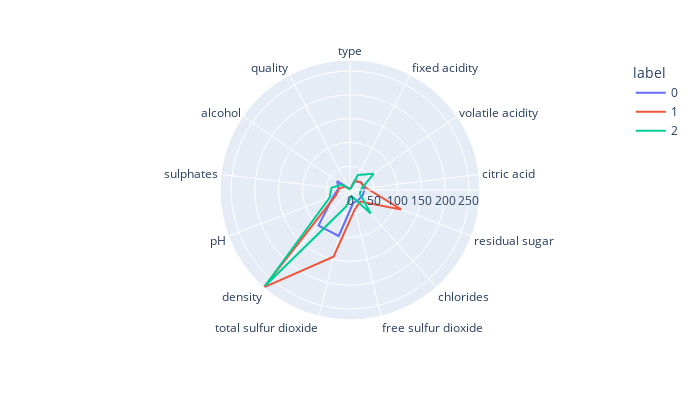

Notebook source saved alongside this figure:
### Code cell
# Visualising the clusters in with infinite features

import plotly.express as px

a = io.open('wine-quality-white-and-red.csv', encoding='latin-1')
df = pd.read_csv(a)
df = df.take([10*i for i in range(649)], axis = 0)
df = df.apply(LabelEncoder().fit_transform)

kmeans = KMeans(
        n_clusters=3, init="k-means++",
        n_init=10,
        tol=1e-04, random_state=42
    )
kmeans.fit(X)

df['label']=kmeans.labels_
polar=df.groupby("label").mean().reset_index()
polar=pd.melt(polar,id_vars=["label"])
fig4 = px.line_polar(polar, r="value", theta="variable", color="label", line_close=True,height=400,width=700)
fig4.show()

### Figure 1 — Plotly figure (JSON) as saved in the notebook; plotly's stock layout.template omitted (floating-point values rounded to 4 significant figures)
{"data": [{"hovertemplate": "label=0<br>value=%{r}<br>variable=%{theta}<extra></extra>", "legendgroup": "0", "line": {"color": "#636efa", "dash": "solid"}, "marker": {"symbol": "circle"}, "mode": "lines", "name": "0", "r": [0.9367, 20.5, 28.57, 30.48, 29.23, 27.34, 28.11, 99.61, 99.79, 37.33, 24.42, 32.75, 2.987, 0.9367], "showlegend": true, "subplot": "polar", "theta": ["type", "fixed acidity", "volatile acidity", "citric acid", "residual sugar", "chlorides", "free sulfur dioxide", "total sulfur dioxide", "density", "pH", "sulphates", "alcohol", "quality", "type"], "type": "scatterpolar"}, {"hovertemplate": "label=1<br>value=%{r}<br>variable=%{theta}<extra></extra>", "legendgroup": "1", "line": {"color": "#EF553B", "dash": "solid"}, "marker": {"symbol": "circle"}, "mode": "lines", "name": "1", "r": [1, 22.46, 27.2, 34.38, 115.0, 32.53, 42.06, 144.5, 273.3, 31.74, 23.25, 12.7, 2.675, 1], "showlegend": true, "subplot": "polar", "theta": ["type", "fixed acidity", "volatile acidity", "citric acid", "residual sugar", "chlorides", "free sulfur dioxide", "total sulfur dioxide", "density", "pH", "sulphates", "alcohol", "quality", "type"], "type": "scatterpolar"}, {"hovertemplate": "label=2<br>value=%{r}<br>variable=%{theta}<extra></extra>", "legendgroup": "2", "line": {"color": "#00cc96", "dash": "solid"}, "marker": {"symbol": "circle"}, "mode": "lines", "name": "2", "r": [0.02098, 35.52, 60.59, 24.63, 21.98, 65.93, 13.45, 36.34, 269.5, 45.72, 39.08, 20.13, 2.538, 0.02098], "showlegend": true, "subplot": "polar", "theta": ["type", "fixed acidity", "volatile acidity", "citric acid", "residual sugar", "chlorides", "free sulfur dioxide", "total sulfur dioxide", "density", "pH", "sulphates", "alcohol", "quality", "type"], "type": "scatterpolar"}], "layout": {"height": 400, "legend": {"title": {"text": "label"}, "tracegroupgap": 0}, "margin": {"t": 60}, "polar": {"angularaxis": {"direction": "clockwise", "rotation": 90}, "domain": {"x": [0, 1], "y": [0, 1]}}, "width": 700}}
